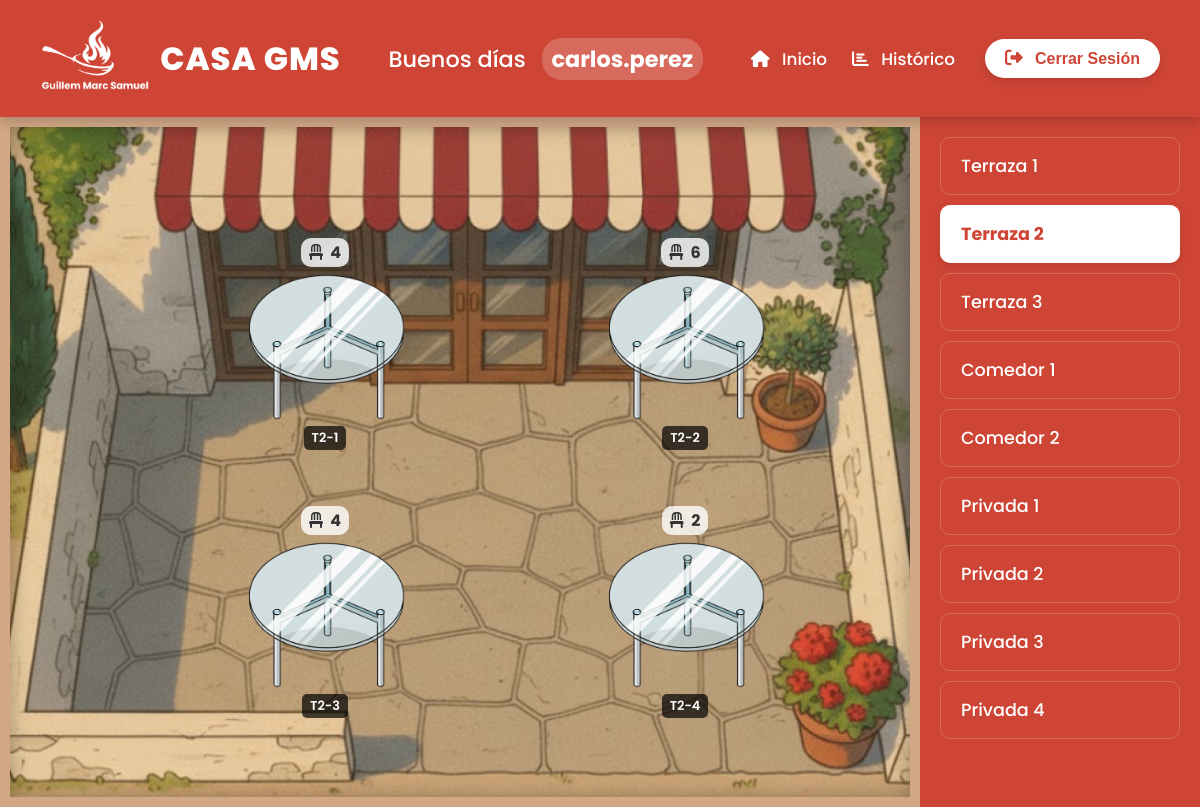
Page /PHP/PUBLIC/SALAS/terraza2.php (signed in) on the committed database.
### tables this page shows
CREATE TABLE IF NOT EXISTS mesas (
    id INT AUTO_INCREMENT PRIMARY KEY,
    id_sala INT NOT NULL,
    nombre VARCHAR(20) NOT NULL,
    sillas INT NOT NULL,
    estado INT DEFAULT 1,   
    asignado_por INT NULL,
    FOREIGN KEY (id_sala) REFERENCES salas(id) ON DELETE CASCADE,
    FOREIGN KEY (asignado_por) REFERENCES users(id) ON DELETE SET NULL
);

CREATE TABLE IF NOT EXISTS salas (
    id INT AUTO_INCREMENT PRIMARY KEY,
    nombre VARCHAR(100) NOT NULL,
    num_mesas INT DEFAULT 0
);

### PHP/PUBLIC/SALAS/terraza2.php (the view, shortened to what this page needs)
<?php
require_once '../../CONEXION/conexion.php';
$id_sala_actual = 2;
try {
    $stmt_mesas = $conn->prepare("
        SELECT m.*, u.username AS camarero
        FROM mesas m
        LEFT JOIN users u ON m.asignado_por = u.id
        WHERE m.id_sala = :sala
    ");
    $stmt_mesas->execute(['sala' => $id_sala_actual]);
    $mesas = $stmt_mesas->fetchAll(PDO::FETCH_ASSOC);
} catch (PDOException $e) {
    die("Error al cargar las mesas: " . $e->getMessage());
}
try {
    $stmt_salas = $conn->query("SELECT id, nombre FROM salas");
    $salas = $stmt_salas->fetchAll(PDO::FETCH_ASSOC);
} catch (PDOException $e) {
    die("Error al cargar las salas: " . $e->getMessage());
}
?>
<!DOCTYPE html>
<html lang="es">
<head>
    <link rel="stylesheet" href="https://cdnjs.cloudflare.com/ajax/libs/font-awesome/6.5.1/css/all.min.css">
    <link rel="stylesheet" href="../../../css/panel_principal.css">
    <link rel="stylesheet" href="../../../css/salas_general.css">
    <link rel="stylesheet" href="../../../css/terraza2.css">
</head>
<body>
    <?php
    require_once '../header.php';
    ?>
    <div class="sala-container">
        <main class="sala-layout terraza2">
            <?php foreach ($mesas as $mesa): ?>
                <?php
                    $clase = $mesa['estado'] == 2 ? 'ocupada' : 'libre';
                    $accion = $mesa['estado'] == 1
                        ? './../../PROCEDIMIENTOS/asignar_mesa.php'
                        : './../../PROCEDIMIENTOS/liberar_mesa.php';
                ?>
                <form action="<?php echo $accion; ?>" method="POST" class="mesa-form">
                    <button type="submit" class="mesa <?php echo $clase; ?>" id="mesa-<?php echo $mesa['id']; ?>">
                        <img src="../../../img/mesa1.png" alt="Mesa" class="mesa-img">
                        <span class="mesa-label"><?php echo htmlspecialchars($mesa['nombre']); ?></span>
                        <div class="mesa-sillas">
                            <i class="fa-solid fa-chair"></i> <?php echo $mesa['sillas']; ?>
                        </div>
                    </button>
                </form>
            <?php endforeach; ?>
        </main>
        <aside class="salas-navigation">
            <?php foreach ($salas as $sala): ?>
                <?php
                    $clase_activa = ($sala['id'] == $id_sala_actual) ? 'active' : '';
                    $nombre_fichero = strtolower(str_replace(' ', '', $sala['nombre']));
                    $url = $nombre_fichero . ".php";
                ?>
                <a href="<?php echo $url; ?>" class="sala-nav-link <?php echo $clase_activa; ?>">
                    <?php echo htmlspecialchars($sala['nombre']); ?>
                </a>
            <?php endforeach; ?>
        </aside>
    </div>
</body>
</html>

### css/panel_principal.css (style rules this page uses)
* { margin: 0; padding: 0; box-sizing: border-box; }
html, body { height: 100%; font-family: 'Poppins', sans-serif; color: #333; background-color: #f4f7f9; background-image: url('../img/fondo_panel_principal.png'); background-size: cover; background-attachment: fixed; background-position: center 50%; }

### css/salas_general.css (style rules this page uses)
body { overflow: hidden; font-family: 'Poppins', sans-serif; }
.sala-container { display: flex; height: calc(100vh - 110px); position: relative; font-family: 'Poppins', sans-serif; }
.salas-navigation { width: 280px; background-color: #ce4535; padding: 20px; overflow-y: auto; box-shadow: -5px 0 15px rgba(0,0,0,0.1); display: flex; flex-direction: column; gap: 10px; }
.sala-nav-link { display: block; text-decoration: none; color: white; font-size: 1.1rem; font-weight: 500; padding: 15px 20px; border-radius: 10px; transition: background-color 0.2s ease; border: 1px solid rgba(255, 255, 255, 0.2); }
.sala-nav-link.active { background-color: white; color: #ce4535; font-weight: 700; box-shadow: 0 4px 10px rgba(0,0,0,0.1); }
.sala-layout { flex-grow: 1; position: relative; background-size: cover; background-position: center; background-repeat: no-repeat; border: 10px solid #d1a785; box-shadow: inset 0 0 20px rgba(0,0,0,0.3); }
.mesa-form { display: contents; }
.mesa { border: none; font: inherit; background-color: transparent; box-shadow: none; position: absolute; cursor: pointer; transition: transform 0.2s ease; padding: 10px; border-radius: 10px; user-select: none; display: flex; flex-direction: column; align-items: center; gap: 5px; }
.mesa-img { width: 160px; height: auto; transition: filter 0.2s ease; }
.mesa-label { background-color: rgba(0, 0, 0, 0.7); color: white; font-size: 0.8rem; font-weight: 600; padding: 3px 8px; border-radius: 5px; white-space: nowrap; }
.mesa-sillas { font-size: 1rem; font-weight: 700; color: #333; background-color: rgba(255, 255, 255, 0.8); padding: 2px 8px; border-radius: 10px; order: -1; }
.mesa-sillas i { margin-right: 4px; }

### css/terraza2.css (style rules this page uses)
.sala-layout.terraza2 { background-image: url('../img/terraza2.png'); }
#mesa-5 { top: 15%; left: 25%; }
#mesa-6 { top: 15%; left: 65%; }
#mesa-7 { top: 55%; left: 25%; }
#mesa-8 { top: 55%; left: 65%; }

### rows in the picture
mesas: nombre "T2-1", sillas "4"
mesas: nombre "T2-2", sillas "6"
mesas: nombre "T2-3", sillas "4"
mesas: nombre "T2-4", sillas "2"
salas: nombre "Terraza 1"
salas: nombre "Terraza 2"
salas: nombre "Terraza 3"
salas: nombre "Comedor 1"
salas: nombre "Comedor 2"
salas: nombre "Privada 1"
salas: nombre "Privada 2"
salas: nombre "Privada 3"
salas: nombre "Privada 4"

### other values in the picture
$saludo "Buenos días"
$username "carlos.perez"
